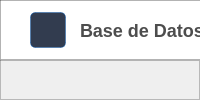
       <widget class="QWidget" name="Export">
        <layout class="QVBoxLayout" name="verticalLayout_25">
         <property name="spacing">
          <number>0</number>
         </property>
         <property name="leftMargin">
          <number>0</number>
         </property>
         <property name="topMargin">
          <number>0</number>
         </property>
         <property name="rightMargin">
          <number>0</number>
         </property>
         <property name="bottomMargin">
          <number>0</number>
         </property>
         <item>
          <widget class="QFrame" name="frame_bdd">
           <property name="styleSheet">
            <string notr="true">QFrame {
	font: 11pt &quot;Roboto&quot;;
}</string>
           </property>
           <property name="frameShape">
            <enum>QFrame::StyledPanel</enum>
           </property>
           <property name="frameShadow">
            <enum>QFrame::Raised</enum>
           </property>
           <widget class="QFrame" name="top_frame">
            <property name="geometry">
             <rect>
              <x>0</x>
              <y>0</y>
              <width>1241</width>
              <height>61</height>
             </rect>
            </property>
            <property name="styleSheet">
             <string notr="true">QFrame {
	background-color: white;
	border: 1px solid rgba(0,0,0, 0.3);
	border-bottom:2px solid rgba(0,0,0, 0.3);
}</string>
            </property>
            <property name="frameShape">
             <enum>QFrame::StyledPanel</enum>
            </property>
            <property name="frameShadow">
             <enum>QFrame::Raised</enum>
            </property>
            <widget class="QLabel" name="label_7">
             <property name="geometry">
              <rect>
               <x>80</x>
               <y>20</y>
               <width>171</width>
               <height>21</height>
              </rect>
             </property>
             <property name="styleSheet">
              <string notr="true">font-weight: 650;
font-size: 13.5pt;
color: rgba(0,0,0, 0.7);
border: none;</string>
             </property>
             <property name="text">
              <string>Base de Datos</string>
             </property>
            </widget>
            <widget class="QPushButton" name="btn_bdd_backup">
             <property name="geometry">
              <rect>
               <x>870</x>
               <y>10</y>
               <width>151</width>
               <height>41</height>
              </rect>
             </property>
             <property name="styleSheet">
              <string notr="true">QPushButton {
	color: 	white;
	font-weight: 550;
	background-color: rgb(27, 38, 59);
	border-radius: 5px;
	font-size: 9.5pt;
}</string>
             </property>
             <property name="text">
              <string>Generar Backup</string>
             </property>
            </widget>
            <widget class="QPushButton" name="btn_bdd_restaurar">
             <property name="geometry">
              <rect>
               <x>1040</x>
               <y>10</y>
               <width>131</width>
               <height>41</height>
              </rect>
             </property>
             <property name="styleSheet">
              <string notr="true">QPushButton {
	color: 	white;
	font-weight: 550;
	
	background-color: rgb(170, 170, 255);
	border-radius: 5px;
	font-size: 9.5pt;
}</string>
             </property>
             <property name="text">
              <string>Restaurar</string>
             </property>
            </widget>
            <widget class="QLabel" name="ico_reportes_principal_2">
             <property name="geometry">
              <rect>
               <x>30</x>
               <y>12</y>
               <width>36</width>
               <height>36</height>
              </rect>
             </property>
             <property name="styleSheet">
              <string notr="true">border: 1px solid rgba(0, 91, 186, 0.4);
background-color: rgba(27, 38, 59, 0.9);
border-radius: 5px;</string>
             </property>
             <property name="text">
              <string/>
             </property>
             <property name="pixmap">
              <pixmap resource="icons/icons.qrc">:/icons/database_icon.svg</pixmap>
             </property>
             <property name="scaledContents">
              <bool>true</bool>
             </property>
             <property name="alignment">
              <set>Qt::AlignCenter</set>
             </property>
             <property name="margin">
              <number>6</number>
             </property>
             <property name="indent">
              <number>-9</number>
             </property>
            </widget>
           </widget>
           <widget class="QFrame" name="frame_bdd_info_2">
            <property name="geometry">
             <rect>
              <x>380</x>
              <y>100</y>
              <width>181</width>
              <height>181</height>
             </rect>
            </property>
            <property name="styleSheet">
             <string notr="true">background-color: white;
border-radius: 10px;
border: 1px solid rgba(0,0,0, 0.1)</string>
            </property>
            <property name="frameShape">
             <enum>QFrame::StyledPanel</enum>
            </property>
            <property name="frameShadow">
             <enum>QFrame::Raised</enum>
            </property>
            <property name="lineWidth">
             <number>3</number>
            </property>
            <widget class="QLabel" name="label_fecha_bdd">
             <property name="geometry">
              <rect>
               <x>60</x>
               <y>100</y>
               <width>61</width>
               <height>21</height>
              </rect>
             </property>
             <property name="styleSheet">
              <string notr="true">font-size: 16pt;
font-weight: 550;
border: none;</string>
             </property>
             <property name="text">
              <string>0</string>
             </property>
             <property name="alignment">
              <set>Qt::AlignCenter</set>
             </property>
            </widget>
            <widget class="QLabel" name="lbl_pacientes_s_6">
             <property name="geometry">
              <rect>
               <x>20</x>
               <y>128</y>
               <width>141</width>
               <height>20</height>
              </rect>
             </property>
             <property name="styleSheet">
              <string notr="true">font-size: 10pt;
color: rgba(0,0, 0, 0.7);
border: none;</string>
             </property>
             <property name="text">
              <string>Fecha del último backup</string>
             </property>
             <property name="alignment">
              <set>Qt::AlignCenter</set>
             </property>
            </widget>
            <widget class="QLabel" name="lbl_icono_bdd_2">
             <property name="geometry">
              <rect>
               <x>53</x>
               <y>30</y>
               <width>71</width>
               <height>61</height>
              </rect>
             </property>
             <property name="styleSheet">
              <string notr="true">border: none;</string>
             </property>
             <property name="text">
              <string/>
             </property>
             <property name="pixmap">
              <pixmap resource="icons/icons.qrc">:/icons/calendario_rojo.png</pixmap>
             </property>
             <property name="scaledContents">
              <bool>true</bool>
             </property>
            </widget>
           </widget>
           <widget class="QFrame" name="frame_reportes_info_7">
            <property name="geometry">
             <rect>
              <x>670</x>
              <y>100</y>
              <width>181</width>
              <height>181</height>
             </rect>
            </property>
            <property name="styleSheet">
             <string notr="true">background-color: white;
border-radius: 10px;
border: 1px solid rgba(0,0,0, 0.1)</string>
            </property>
            <property name="frameShape">
             <enum>QFrame::StyledPanel</enum>
            </property>
            <property name="frameShadow">
             <enum>QFrame::Raised</enum>
            </property>
            <property name="lineWidth">
             <number>3</number>
            </property>
            <widget class="QLabel" name="label_pacientes_totales">
             <property name="geometry">
              <rect>
               <x>60</x>
               <y>100</y>
               <width>61</width>
               <height>21</height>
              </rect>
             </property>
             <property name="styleSheet">
              <string notr="true">font-size: 16pt;
font-weight: 550;
border: none;</string>
             </property>
             <property name="text">
              <string>0</string>
             </property>
             <property name="alignment">
              <set>Qt::AlignCenter</set>
             </property>
            </widget>
            <widget class="QLabel" name="lbl_pacientes_s_8">
             <property name="geometry">
              <rect>
               <x>20</x>
               <y>128</y>
               <width>141</width>
               <height>21</height>
              </rect>
             </property>
             <property name="styleSheet">
              <string notr="true">font-size: 10pt;
color: rgba(0,0, 0, 0.7);
border: none;</string>
             </property>
             <property name="text">
              <string>Pacientes Totales</string>
             </property>
             <property name="alignment">
              <set>Qt::AlignCenter</set>
             </property>
            </widget>
            <widget class="QLabel" name="lbl_icono_bdd_3">
             <property name="geometry">
              <rect>
               <x>60</x>
               <y>34</y>
               <width>61</width>
               <height>61</height>
              </rect>
             </property>
             <property name="styleSheet">
              <string notr="true">border: none;</string>
             </property>
             <property name="text">
              <string/>
             </property>
             <property name="pixmap">
              <pixmap resource="icons/icons.qrc">:/icons/age.svg</pixmap>
             </property>
             <property name="scaledContents">
              <bool>true</bool>
             </property>
            </widget>
           </widget>
           <widget class="QFrame" name="frame_reportes_info_9">
            <property name="geometry">
             <rect>
              <x>940</x>
              <y>100</y>
              <width>181</width>
              <height>181</height>
             </rect>
            </property>
            <property name="styleSheet">
             <string notr="true">background-color: white;
border-radius: 10px;
border: 1px solid rgba(0,0,0, 0.1)</string>
            </property>
            <property name="frameShape">
             <enum>QFrame::StyledPanel</enum>
            </property>
            <property name="frameShadow">
             <enum>QFrame::Raised</enum>
            </property>
            <property name="lineWidth">
             <number>3</number>
            </property>
            <widget class="QLabel" name="label_contador_bdd_2">
             <property name="geometry">
              <rect>
               <x>60</x>
               <y>100</y>
               <width>61</width>
               <height>21</height>
              </rect>
             </property>
             <property name="styleSheet">
              <string notr="true">font-size: 16pt;
font-weight: 550;
border: none;</string>
             </property>
             <property name="text">
              <string>0</string>
             </property>
             <property name="alignment">
              <set>Qt::AlignCenter</set>
             </property>
            </widget>
            <widget class="QLabel" name="lbl_pacientes_s_10">
             <property name="geometry">
              <rect>
               <x>10</x>
               <y>130</y>
               <width>161</width>
               <height>20</height>
              </rect>
             </property>
             <property name="styleSheet">
              <string notr="true">font-size: 10pt;
color: rgba(0,0, 0, 0.7);
border: none;</string>
             </property>
             <property name="text">
              <string>Restauraciones realizadas</string>
             </property>
             <property name="alignment">
              <set>Qt::AlignCenter</set>
             </property>
            </widget>
            <widget class="QLabel" name="lbl_icono_bdd_4">
             <property name="geometry">
              <rect>
               <x>59</x>
               <y>36</y>
               <width>61</width>
               <height>61</height>
              </rect>
             </property>
             <property name="styleSheet">
              <string notr="true">border: none;</string>
             </property>
             <property name="text">
              <string/>
             </property>
             <property name="pixmap">
              <pixmap resource="icons/icons.qrc">:/icons/document.svg</pixmap>
             </property>
             <property name="scaledContents">
              <bool>true</bool>
             </property>
            </widget>
           </widget>
           <widget class="QFrame" name="frame_bdd_info">
            <property name="geometry">
             <rect>
              <x>100</x>
              <y>100</y>
              <width>181</width>
              <height>181</height>
             </rect>
            </property>
            <property name="styleSheet">
             <string notr="true">background-color: white;
border-radius: 10px;
border: 1px solid rgba(0,0,0, 0.1)</string>
            </property>
            <property name="frameShape">
             <enum>QFrame::StyledPanel</enum>
            </property>
            <property name="frameShadow">
             <enum>QFrame::Raised</enum>
            </property>
            <property name="lineWidth">
             <number>3</number>
            </property>
            <widget class="QLabel" name="label_contador_bdd">
             <property name="geometry">
              <rect>
               <x>60</x>
               <y>100</y>
               <width>61</width>
               <height>21</height>
              </rect>
             </property>
             <property name="styleSheet">
              <string notr="true">font-size: 16pt;
font-weight: 550;
border: none;</string>
             </property>
             <property name="text">
              <string>0</string>
             </property>
             <property name="alignment">
              <set>Qt::AlignCenter</set>
             </property>
            </widget>
            <widget class="QLabel" name="lbl_bdd_s">
             <property name="geometry">
              <rect>
               <x>26</x>
               <y>128</y>
               <width>131</width>
               <height>20</height>
              </rect>
             </property>
             <property name="styleSheet">
              <string notr="true">font-size: 10pt;
color: rgba(0,0, 0, 0.7);
border: none;</string>
             </property>
             <property name="text">
              <string>Backups Realizadas</string>
             </property>
             <property name="alignment">
              <set>Qt::AlignCenter</set>
             </property>
            </widget>
            <widget class="QLabel" name="lbl_icono_bdd">
             <property name="geometry">
              <rect>
               <x>60</x>
               <y>40</y>
               <width>61</width>
               <height>51</height>
              </rect>
             </property>
             <property name="styleSheet">
              <string notr="true">border: none;</string>
             </property>
             <property name="text">
              <string/>
             </property>
             <property name="pixmap">
              <pixmap resource="images/images/image.qrc">:/images/table_img.png</pixmap>
             </property>
             <property name="scaledContents">
              <bool>true</bool>
             </property>
            </widget>
           </widget>
           <widget class="QTableWidget" name="tabla_bdd">
            <property name="geometry">
             <rect>
              <x>60</x>
              <y>330</y>
              <width>1131</width>
              <height>331</height>
             </rect>
            </property>
            <property name="styleSheet">
             <string notr="true">QTableWidget {
	background-color: #FFFFFF;
	alternate-background-color: #F0F0F0;
	color: #212121;
	gridline-color: #DCDCDC;
	selection-color-background: #FF4081;
	selection-color: #ffffff;
	border-radius: 10px
}

QTableWidget::item {
	padding: 4px;
}

QHeaderView::section {
	background-color: rgb(27, 38, 59);
	color: #FFFFFF;
	padding: 12px;
	font-weight: bold;
	font-size: 9pt;
	border: none;
	border-bottom: 1px solid gray;
}

QHeaderView::section:first {
	 border-radius: 4px;
}

QHeaderView::section:last {
	 border-radius: 4px;
}</string>
            </property>
            <property name="frameShape">
             <enum>QFrame::NoFrame</enum>
            </property>
            <property name="alternatingRowColors">
             <bool>true</bool>
            </property>
            <property name="showGrid">
             <bool>false</bool>
            </property>
            <attribute name="horizontalHeaderCascadingSectionResizes">
             <bool>false</bool>
            </attribute>
            <attribute name="horizontalHeaderMinimumSectionSize">
             <number>36</number>
            </attribute>
            <attribute name="horizontalHeaderDefaultSectionSize">
             <number>195</number>
            </attribute>
            <attribute name="horizontalHeaderShowSortIndicator" stdset="0">
             <bool>false</bool>
            </attribute>
            <attribute name="horizontalHeaderStretchLastSection">
             <bool>true</bool>
            </attribute>
            <attribute name="verticalHeaderVisible">
             <bool>false</bool>
            </attribute>
            <attribute name="verticalHeaderCascadingSectionResizes">
             <bool>false</bool>
            </attribute>
            <attribute name="verticalHeaderMinimumSectionSize">
             <number>25</number>
            </attribute>
            <attribute name="verticalHeaderDefaultSectionSize">
             <number>36</number>
            </attribute>
            <attribute name="verticalHeaderShowSortIndicator" stdset="0">
             <bool>true</bool>
            </attribute>
            <attribute name="verticalHeaderStretchLastSection">
             <bool>false</bool>
            </attribute>
            <row>
             <property name="text">
              <string/>
             </property>
            </row>
            <row>
             <property name="text">
              <string/>
             </property>
            </row>
            <row>
             <property name="text">
              <string/>
             </property>
            </row>
            <row>
             <property name="text">
              <string/>
             </property>
            </row>
            <row>
             <property name="text">
              <string/>
             </property>
            </row>
            <row>
             <property name="text">
              <string/>
             </property>
            </row>
            <column>
             <property name="text">
              <string>#</string>
             </property>
            </column>
            <column>
             <property name="text">
              <string>Backup No.</string>
             </property>
            </column>
            <column>
             <property name="text">
              <string>Hora Realizada</string>
             </property>
            </column>
            <column>
             <property name="text">
              <string>Fecha Realizada</string>
             </property>
            </column>
            <column>
             <property name="text">
              <string>Acceder</string>
             </property>
            </column>
           </widget>
          </widget>
         </item>
        </layout>
       </widget>
